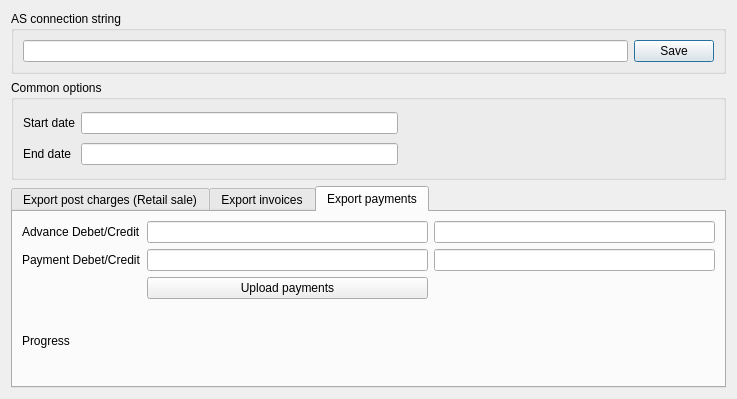
<?xml version="1.0" encoding="UTF-8"?>
<ui version="4.0">
 <class>DlgExportAS</class>
 <widget class="QDialog" name="DlgExportAS">
  <property name="geometry">
   <rect>
    <x>0</x>
    <y>0</y>
    <width>737</width>
    <height>393</height>
   </rect>
  </property>
  <property name="windowTitle">
   <string>Export to AS</string>
  </property>
  <layout class="QGridLayout" name="gridLayout_4">
   <item row="0" column="0">
    <widget class="QGroupBox" name="groupBox_2">
     <property name="title">
      <string>AS connection string</string>
     </property>
     <layout class="QHBoxLayout" name="horizontalLayout">
      <item>
       <widget class="QLineEdit" name="leAsConnectionString"/>
      </item>
      <item>
       <widget class="QPushButton" name="btnSaveAsSettings">
        <property name="text">
         <string>Save</string>
        </property>
       </widget>
      </item>
     </layout>
    </widget>
   </item>
   <item row="1" column="0">
    <widget class="QGroupBox" name="groupBox">
     <property name="minimumSize">
      <size>
       <width>0</width>
       <height>100</height>
      </size>
     </property>
     <property name="title">
      <string>Common options</string>
     </property>
     <layout class="QGridLayout" name="gridLayout_3">
      <item row="0" column="1">
       <widget class="EDateEdit" name="deStart"/>
      </item>
      <item row="1" column="1">
       <widget class="EDateEdit" name="deEnd"/>
      </item>
      <item row="1" column="0">
       <widget class="QLabel" name="label_2">
        <property name="text">
         <string>End date</string>
        </property>
       </widget>
      </item>
      <item row="1" column="2">
       <spacer name="horizontalSpacer_3">
        <property name="orientation">
         <enum>Qt::Horizontal</enum>
        </property>
        <property name="sizeHint" stdset="0">
         <size>
          <width>316</width>
          <height>20</height>
         </size>
        </property>
       </spacer>
      </item>
      <item row="0" column="0">
       <widget class="QLabel" name="label">
        <property name="text">
         <string>Start date</string>
        </property>
       </widget>
      </item>
     </layout>
    </widget>
   </item>
   <item row="2" column="0">
    <widget class="QTabWidget" name="tabWidget">
     <property name="sizePolicy">
      <sizepolicy hsizetype="Expanding" vsizetype="Expanding">
       <horstretch>2</horstretch>
       <verstretch>0</verstretch>
      </sizepolicy>
     </property>
     <property name="currentIndex">
      <number>2</number>
     </property>
     <widget class="QWidget" name="tab">
      <attribute name="title">
       <string>Export post charges (Retail sale)</string>
      </attribute>
      <layout class="QGridLayout" name="gridLayout_2">
       <item row="5" column="1">
        <widget class="EQLineEdit" name="leServiceExpenseAcc"/>
       </item>
       <item row="1" column="1">
        <widget class="EQLineEdit" name="leStore"/>
       </item>
       <item row="3" column="1">
        <widget class="EQLineEdit" name="lePartnerCode"/>
       </item>
       <item row="5" column="0">
        <widget class="QLabel" name="label_6">
         <property name="text">
          <string>Service expense account</string>
         </property>
        </widget>
       </item>
       <item row="0" column="3">
        <spacer name="horizontalSpacer">
         <property name="orientation">
          <enum>Qt::Horizontal</enum>
         </property>
         <property name="sizeHint" stdset="0">
          <size>
           <width>238</width>
           <height>20</height>
          </size>
         </property>
        </spacer>
       </item>
       <item row="3" column="0">
        <widget class="QLabel" name="label_3">
         <property name="text">
          <string>Partner code</string>
         </property>
        </widget>
       </item>
       <item row="4" column="0">
        <widget class="QLabel" name="label_7">
         <property name="text">
          <string>Service income account</string>
         </property>
        </widget>
       </item>
       <item row="4" column="1">
        <widget class="EQLineEdit" name="leServiceIncomeAcc"/>
       </item>
       <item row="5" column="2">
        <widget class="QPushButton" name="btnUploadPostCharges">
         <property name="text">
          <string>Upload</string>
         </property>
        </widget>
       </item>
       <item row="2" column="1">
        <widget class="EQLineEdit" name="leVat"/>
       </item>
       <item row="2" column="0">
        <widget class="QLabel" name="label_4">
         <property name="text">
          <string>VAT</string>
         </property>
        </widget>
       </item>
       <item row="1" column="0">
        <widget class="QLabel" name="label_5">
         <property name="text">
          <string>Store code</string>
         </property>
        </widget>
       </item>
       <item row="6" column="0">
        <spacer name="verticalSpacer">
         <property name="orientation">
          <enum>Qt::Vertical</enum>
         </property>
         <property name="sizeHint" stdset="0">
          <size>
           <width>20</width>
           <height>40</height>
          </size>
         </property>
        </spacer>
       </item>
      </layout>
     </widget>
     <widget class="QWidget" name="tab_2">
      <attribute name="title">
       <string>Export invoices</string>
      </attribute>
      <layout class="QGridLayout" name="gridLayout">
       <item row="5" column="1">
        <spacer name="verticalSpacer_2">
         <property name="orientation">
          <enum>Qt::Vertical</enum>
         </property>
         <property name="sizeHint" stdset="0">
          <size>
           <width>20</width>
           <height>40</height>
          </size>
         </property>
        </spacer>
       </item>
       <item row="1" column="0">
        <widget class="QLabel" name="label_9">
         <property name="text">
          <string>VAT</string>
         </property>
        </widget>
       </item>
       <item row="2" column="0">
        <widget class="QLabel" name="label_12">
         <property name="text">
          <string>Service income account</string>
         </property>
        </widget>
       </item>
       <item row="3" column="3">
        <spacer name="horizontalSpacer_2">
         <property name="orientation">
          <enum>Qt::Horizontal</enum>
         </property>
         <property name="sizeHint" stdset="0">
          <size>
           <width>278</width>
           <height>20</height>
          </size>
         </property>
        </spacer>
       </item>
       <item row="3" column="1">
        <widget class="EQLineEdit" name="leServiceExpenseAccInvoice"/>
       </item>
       <item row="2" column="1">
        <widget class="EQLineEdit" name="leServiceIncomeAccInvoice"/>
       </item>
       <item row="1" column="1">
        <widget class="EQLineEdit" name="leVatInvoice"/>
       </item>
       <item row="3" column="0">
        <widget class="QLabel" name="label_11">
         <property name="text">
          <string>Service expense account</string>
         </property>
        </widget>
       </item>
       <item row="3" column="2">
        <widget class="QPushButton" name="btnUploadInvoices">
         <property name="text">
          <string>Upload invoices</string>
         </property>
        </widget>
       </item>
       <item row="4" column="0">
        <widget class="QLabel" name="label_13">
         <property name="text">
          <string>Progress</string>
         </property>
        </widget>
       </item>
       <item row="4" column="1">
        <widget class="QLabel" name="lbProgress">
         <property name="text">
          <string>0/0</string>
         </property>
        </widget>
       </item>
      </layout>
     </widget>
     <widget class="QWidget" name="tab_3">
      <attribute name="title">
       <string>Export payments</string>
      </attribute>
      <layout class="QGridLayout" name="gridLayout_5">
       <item row="3" column="0">
        <widget class="QLabel" name="label_14">
         <property name="text">
          <string>Progress</string>
         </property>
        </widget>
       </item>
       <item row="1" column="0">
        <widget class="QLabel" name="label_15">
         <property name="text">
          <string>Payment Debet/Credit</string>
         </property>
        </widget>
       </item>
       <item row="1" column="1">
        <widget class="EQLineEdit" name="leExportPaymentRVDebet"/>
       </item>
       <item row="0" column="0">
        <widget class="QLabel" name="label_16">
         <property name="text">
          <string>Advance Debet/Credit</string>
         </property>
        </widget>
       </item>
       <item row="2" column="1">
        <widget class="QPushButton" name="btnUploadPayments">
         <property name="text">
          <string>Upload payments</string>
         </property>
        </widget>
       </item>
       <item row="0" column="1">
        <widget class="EQLineEdit" name="leExportPaymentAVDebet"/>
       </item>
       <item row="0" column="2">
        <widget class="EQLineEdit" name="leExportPaymentAVCredit"/>
       </item>
       <item row="1" column="2">
        <widget class="EQLineEdit" name="leExportPaymentRVCredit"/>
       </item>
      </layout>
     </widget>
    </widget>
   </item>
  </layout>
 </widget>
 <customwidgets>
  <customwidget>
   <class>EQLineEdit</class>
   <extends>QLineEdit</extends>
   <header location="global">eqlineedit.h</header>
   <slots>
    <signal>customButtonClicked(bool)</signal>
   </slots>
  </customwidget>
  <customwidget>
   <class>EDateEdit</class>
   <extends>QLineEdit</extends>
   <header location="global">edateedit.h</header>
  </customwidget>
 </customwidgets>
 <resources/>
 <connections/>
</ui>
